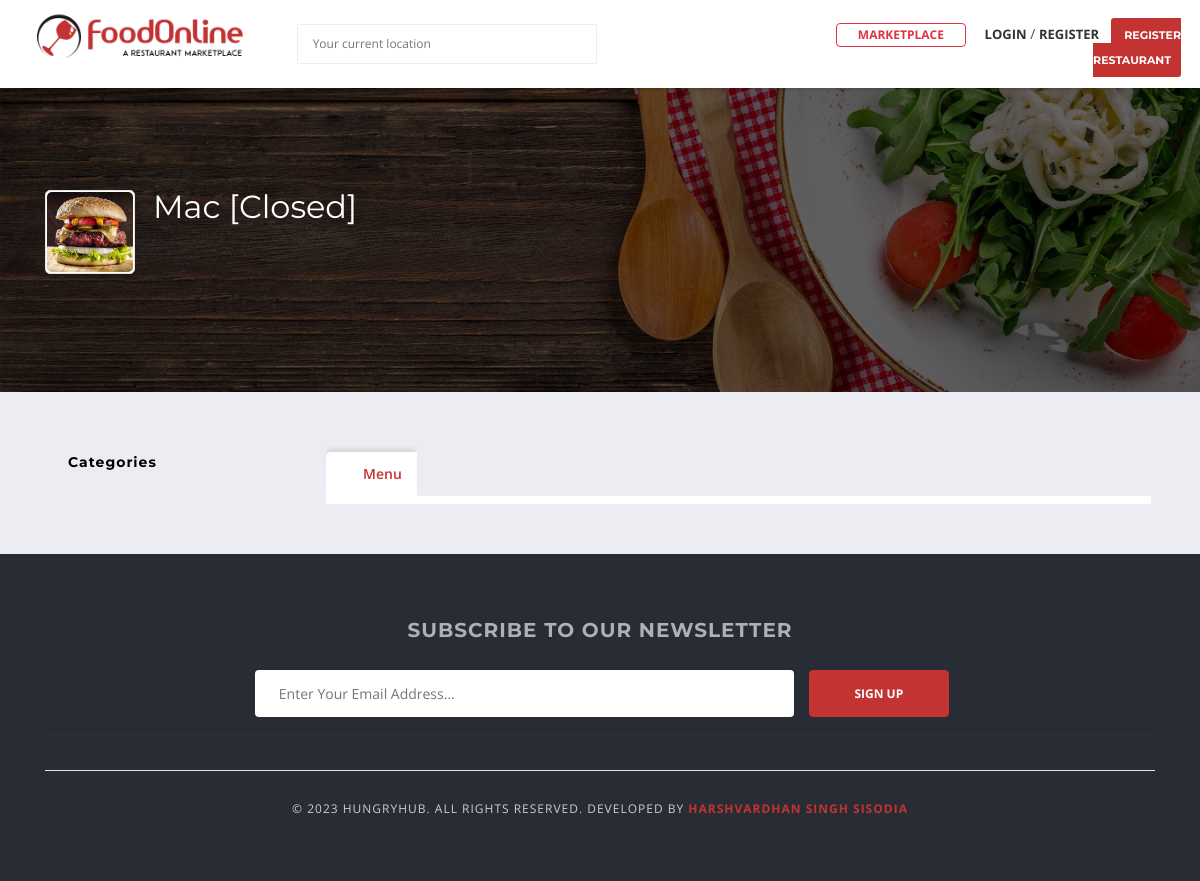
The app's page /marketplace/mac-4/, older data.
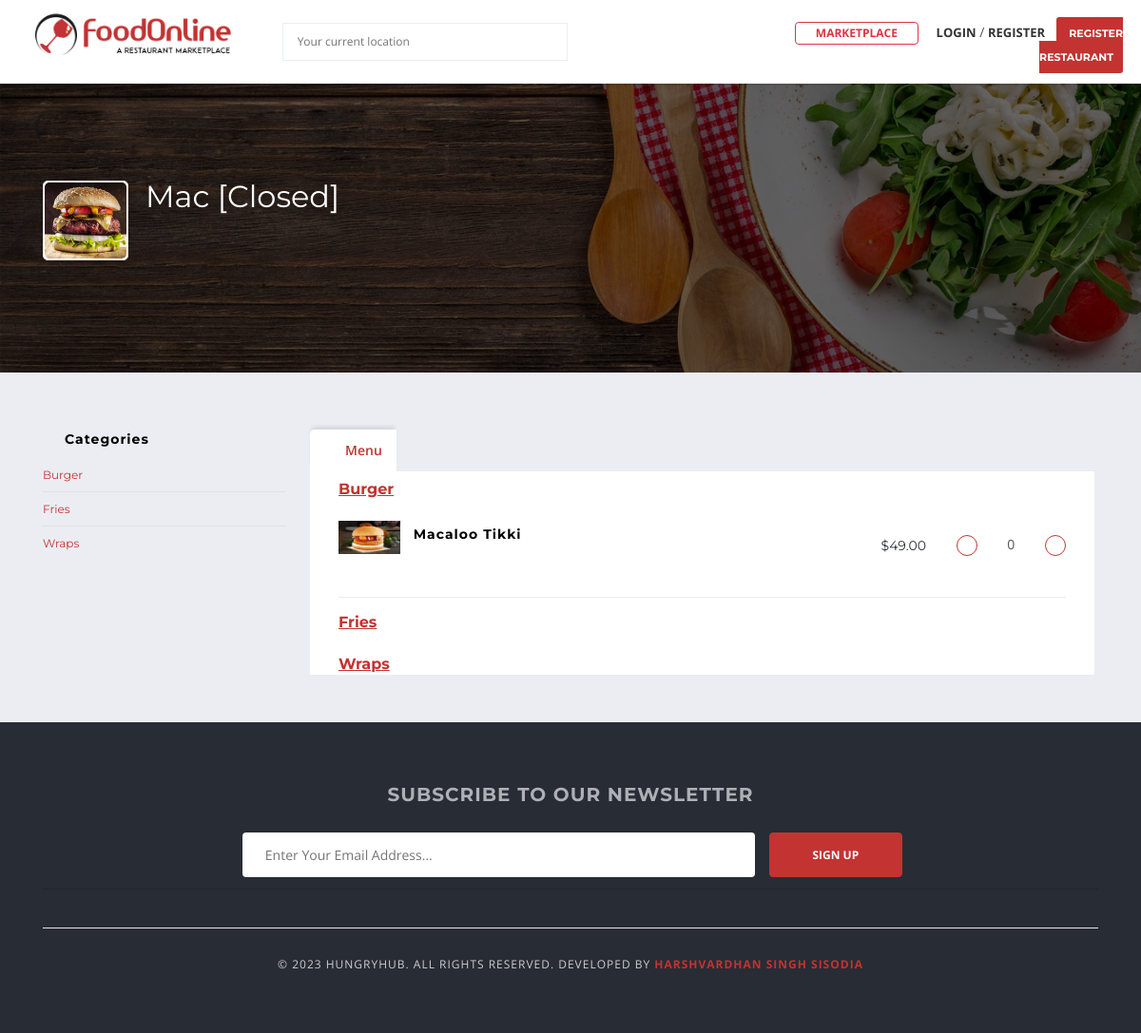
The same page, newer data.
### vendor/models.py (models this page shows, shortened)
class Vendor(models.Model):
    user = models.OneToOneField(User, related_name='user', on_delete=models.CASCADE)
    user_profile = models.OneToOneField(UserProfile, related_name='userprofile', on_delete=models.CASCADE)
    vendor_name = models.CharField(max_length=50)
    vendor_slug = models.SlugField(max_length=100, unique=True)
    vendor_license = models.ImageField(upload_to='vendor/license')
    is_approved = models.BooleanField(default=False)
    created_at = models.DateTimeField(auto_now_add=True)
    modified_at = models.DateTimeField(auto_now=True)

### menu/models.py (models this page shows, shortened)
class Category(models.Model):
    vendor        = models.ForeignKey(Vendor, on_delete=models.CASCADE)
    category_name = models.CharField(max_length=50, unique=True)
    slug          = models.SlugField(max_length=100,unique=True)
    description   = models.TextField(max_length=250, blank = True)
    created_at    = models.DateTimeField(auto_now_add=True)
    updated_at    = models.DateTimeField(auto_now=True)
    class Meta:
        verbose_name = 'category'
        verbose_name_plural = 'categories'
    def __str__(self):
        return self.category_name

class FoodItem(models.Model):
    vendor = models.ForeignKey(Vendor, on_delete=models.CASCADE)
    category = models.ForeignKey(Category, on_delete=models.CASCADE, related_name='fooditems')
    food_title = models.CharField(max_length=50)
    slug = models.SlugField(max_length=100, unique=True)
    description = models.TextField(max_length=250,blank = True)
    price = models.DecimalField(max_digits=10, decimal_places=2)
    image = models.ImageField(upload_to='food_images')
    is_available = models.BooleanField(default=True)
    created_at = models.DateTimeField(auto_now_add=True)
    updated_at = models.DateTimeField(auto_now=True)
    def __str__(self):
        return self.food_title

### marketplace/views.py (the view)
# urls.py: path('<slug:vendor_slug>/', views.vendor_detail, name= 'vendor_detail'),
def vendor_detail(request, vendor_slug):
    vendor = get_object_or_404(Vendor, vendor_slug=vendor_slug)
    categories = Category.objects.filter(vendor= vendor).prefetch_related(
        Prefetch(
            'fooditems',
            queryset = FoodItem.objects.filter(is_available = True)
        )
    )
    context = {
        'vendor' : vendor,
        'categories' : categories,
    }
    return render(request, 'marketplace/vendor_details.html', context )

### marketplace/context_processors.py (called while the page is built, shortened)
def get_cart_counter(request):
    cart_count = 0
    return dict(cart_count=cart_count)

def get_cart_amounts(request):
    subtotal = 0
    tax = 0
    grand_total = 0
    tax_dict = {}
    return dict(subtotal=subtotal, tax=tax, grand_total=grand_total, tax_dict=tax_dict)

### templates/marketplace/vendor_details.html (shortened to what this page needs)
{% extends 'base.html' %}
{% load static %}
{% block content %}
<div class="main-section">
    <div class="page-section restaurant-detail-image-section" style="background: url({% if vendor.user_profile.cover_photo %} {{ vendor.user_profile.cover_photo.url }} {% else %} {% static 'images/default-cover.png' %} {% endif %}) no-repeat scroll 0 0 / cover;">
        <div class="container">
            <div class="row">
                <div class="col-lg-12 col-md-12 col-sm-12 col-xs-12">
                    <div class="company-info-detail">
                        <div class="company-info">
                            <div class="img-holder">
                                <figure>
                                    {% if vendor.user_profile.profile_picture %}
                                    <img src="{{ vendor.user_profile.profile_picture.url }}" alt="">
                                    {% else %}
                                    <img src="{% static 'images/default-profile.png' %}" alt="">
                                    {% endif %}
                                </figure>
                            </div>
                            <div class="text-holder">
                                <span class="restaurant-title">{{ vendor.vendor_name }} {% if not vendor.is_open %}[Closed]{% endif %}</span>
                            </div>
                        </div>
                    </div>
                </div>
            </div>
        </div>
    </div>
    <div class="page-section">
        <div class="container">
            <div class="row">
                <div class="col-lg-3 col-md-3 col-sm-4 col-xs-12 sticky-sidebar">
                    <div class="filter-wrapper">
                        <div class="categories-menu">
                            <h6><i class="icon-restaurant_menu"></i>Categories</h6>
                            <ul class="menu-list">
                                {% for category in categories %}
                                <li class="active"><a href="#" class="menu-category-link"> {{ category }} </a></li>
                                {% endfor %}
                            </ul>
                        </div>
                    </div>
                </div>
                <div class="col-lg-9 col-md-9 col-sm-8 col-xs-12">
                    <div class="tabs-holder horizontal">
                        <ul class="stickynav-tabs nav nav-tabs">
                            <li class="active"><a data-toggle="tab" href="#home"><i class="icon- icon-room_service"></i>Menu</a></li>
                        </ul>
                        <div class="tab-content">
                            <div id="home" class="tab-pane in active">
                                <div class="menu-itam-holder">
                                    <div id="menu-item-list-6272" class="menu-itam-list">
                                        {% for category in categories %}
                                        <div class="element-title" id="menu-category-2">
                                            <h5 class="text-color">{{ category }}</h5>
                                        </div>
                                        <ul>
                                            {% for food in category.fooditems.all %}
                                            <li>
                                                <div class="image-holder"> <img src="{{ food.image.url }}" alt=""></div>
                                                <div class="text-holder">
                                                    <h6>{{ food }}</h6>
                                                </div>
                                                <div class="price-holder">
                                                    <span class="price">${{ food.price }}</span>
                                                    <a href="#" class="decrease_cart" data-id="{{ food.id }}" data-url="{% url 'decrease_cart' food.id %}" style="margin-right: 28px;"><i class="icon-minus text-color"></i></a>
                                                    <label id="qty-{{food.id}}">0</label>
                                                    <a href="#" class="add_to_cart" data-id="{{ food.id }}" data-url="{% url 'add_to_cart' food.id %}"><i class="icon-plus4 text-color"></i></a>
                                                </div>
                                            </li>
                                            {% endfor %}
                                        </ul>
                                        {% endfor %}
                                    </div>
                                </div>
                            </div>
                        </div>
                    </div>
                </div>
            </div>
        </div>
    </div>
</div>
{% endblock %}

### templates/base.html (shortened to what this page needs)
{% load static %}
<!DOCTYPE html>
<html lang="en">
<head>
	<link href="{% static 'css/iconmoon.css' %}" rel="stylesheet">
	<link href="{% static 'css/style.css' %}" rel="stylesheet">
	<link href="{% static 'css/cs-foodbakery-plugin.css' %}" rel="stylesheet">
	<link rel="stylesheet" href="https://stackpath.bootstrapcdn.com/bootstrap/4.3.1/css/bootstrap.min.css">
	<link href="{% static 'css/bootstrap-slider.css' %}" rel="stylesheet">
	<link rel="stylesheet" href="https://cdnjs.cloudflare.com/ajax/libs/font-awesome/4.7.0/css/font-awesome.min.css">
	<link rel="stylesheet" href="{% static 'css/custom.css' %}">
	<link rel="stylesheet" href="//cdn.datatables.net/1.12.1/css/jquery.dataTables.min.css">
</head>
<body>
    {% include 'includes/navbar.html' %}
    {% block content %}
    {% endblock %}
    {% include 'includes/footer.html' %}
</body>
</html>

### templates/includes/navbar.html (shortened to what this page needs)
{% load static %}
<div class="wrapper">
    <header id="header">
        <div class="main-header">
            <div class="container-fluid">
                <div class="row">
                    <div class="col-lg-8 col-md-8 col-sm-12 col-xs-12">
                        <div class="logo">
                            <figure>
                                <a href="{% url 'home' %}" class="light-logo">
                                    <img src="{% static 'logo/foodOnlineLogo.png' %}" alt="FoodOnline" width="250">
                                </a>
                            </figure>
                        </div>
                        <div class="main-location ml-5">
                            <ul>
                                <li class="location-has-children choose-location">
                                    <form action="#">
                                        <input type="text" value="" name="location" id="location" placeholder="Your current location" autocomplete="off">
                                        <span id="foodbakery_radius_location_open" class="foodbakery-radius-location" onclick="getLocation()"><i class="icon-target5"></i></span>
                                    </form>
                                </li>
                            </ul>
                            </div>
                    </div>
                    <div class="col-lg-4 col-md-4 col-sm-12 col-xs-12">
                        <div class="login-option">
                            <a href="{% url 'marketplace' %}" class="btn btn-outline-danger text-uppercase font-weight-bold">Marketplace</a>
                            {% if user.is_authenticated %}
                            <a class="cs-color cs-popup-joinus-btn login-popup" href="{% url 'myAccount' %}">My Account</a>
                            <a class="cs-color cs-popup-joinus-btn login-popup text-danger" href="{% url 'logout' %}">Logout</a>
                            {% else %}
                            <a class="cs-color cs-popup-joinus-btn login-popup" href="{% url 'login' %}">Login</a> /
                                <span><a href="{% url 'registerUser' %}" class="cs-color cs-popup-joinus-btn login-popup ml-0">Register</a></span><a class="get-start-btn" href="{% url 'registerVendor' %}">
                                Register
                                Restaurant </a>
                            {% endif %}
                        </div>
                    </div>
                </div>
            </div>
        </div>
    </header>

### templates/includes/footer.html (shortened to what this page needs)
{% load static %}
<footer id="footer" class="footer-style-2">
    <div class="footer-widget">
        <div class="container">
            <div class="row">
                <div class="col-lg-12 col-md-12 col-sm-12 col-xs-12">
                    <div class="widget widget-newsletter">
                        <div class="widget-title">
                            <h5>Subscribe to our Newsletter</h5>
                        </div>
                        <div class="fieldset">
                            <form action="#">
                                <div class="field-holder">
                                    <label>
                                        <input type="text" class="field-input" placeholder=" Enter Your Email Address...">
                                    </label>
                                </div>
                                <div class="field-holder btn-holder">
                                    <input class="subscribe-btn bgcolor" type="submit" value="Sign Up">
                                </div>
                            </form>
                        </div>
                    </div>
                </div>
            </div>
        </div>
    </div>
    <div class="copyright-sec">
        <div class="container">
            <div class="row">
                <div class="col-lg-12 col-md-12 col-sm-12 col-xs-12">
                    <div class="copyright-inner">
                        <div class="copy-right">
                            <p>© 2023 HungryHub. All Rights Reserved. Developed By <a href="#">Harshvardhan Singh Sisodia</a>
                            </p>
                        </div>
                    </div>
                </div>
            </div>
        </div>
    </div>
</footer>
</div>

### HungryHub/static/css/custom.css (style rules this page uses)
.btn { padding: 2px 1.75em; font-size: 12px; cursor: pointer; }

### templates/base.html (style rules this page uses)
body, .main-section p, .mce-content-body p { font:Normal 14px/24px "Open Sans", sans-serif;letter-spacing: 0px;text-transform: none;color: #515151 !important; }

Row changes from the older to the newer data that the page shows:
added Category: category_name "Burger"
added Category: category_name "Fries"
added Category: category_name "Wraps"
added FoodItem: image (picture), food_title "Macaloo Tikki", price "49.00"
